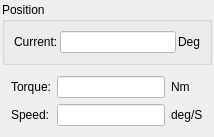
        <widget class="QWidget" name="pageIdle">
         <layout class="QVBoxLayout" name="verticalLayout_3">
          <property name="spacing">
           <number>2</number>
          </property>
          <property name="leftMargin">
           <number>2</number>
          </property>
          <property name="topMargin">
           <number>2</number>
          </property>
          <property name="rightMargin">
           <number>2</number>
          </property>
          <property name="bottomMargin">
           <number>2</number>
          </property>
          <item>
           <widget class="QGroupBox" name="groupBox_4">
            <property name="title">
             <string>Position</string>
            </property>
            <layout class="QVBoxLayout" name="verticalLayout_5">
             <item>
              <widget class="QWidget" name="widget_1" native="true">
               <layout class="QHBoxLayout" name="horizontalLayout_6">
                <property name="spacing">
                 <number>2</number>
                </property>
                <property name="leftMargin">
                 <number>0</number>
                </property>
                <property name="topMargin">
                 <number>0</number>
                </property>
                <property name="rightMargin">
                 <number>0</number>
                </property>
                <property name="bottomMargin">
                 <number>0</number>
                </property>
                <item>
                 <widget class="QLabel" name="label_7">
                  <property name="text">
                   <string>Current:</string>
                  </property>
                 </widget>
                </item>
                <item>
                 <widget class="QLineEdit" name="editIdleCurrentPos">
                  <property name="styleSheet">
                   <string notr="true">background-color: rgb(255, 255, 255);</string>
                  </property>
                  <property name="readOnly">
                   <bool>true</bool>
                  </property>
                 </widget>
                </item>
                <item>
                 <widget class="QLabel" name="label_8">
                  <property name="text">
                   <string>Deg</string>
                  </property>
                 </widget>
                </item>
               </layout>
              </widget>
             </item>
            </layout>
           </widget>
          </item>
          <item>
           <widget class="QWidget" name="widget_2" native="true">
            <layout class="QGridLayout" name="gridLayout">
             <item row="0" column="0">
              <widget class="QLabel" name="label_5">
               <property name="text">
                <string>Torque:</string>
               </property>
              </widget>
             </item>
             <item row="0" column="1">
              <widget class="QLineEdit" name="editIdleTorque">
               <property name="maximumSize">
                <size>
                 <width>16777215</width>
                 <height>16777215</height>
                </size>
               </property>
               <property name="styleSheet">
                <string notr="true">background-color: rgb(255, 255, 255);</string>
               </property>
               <property name="readOnly">
                <bool>true</bool>
               </property>
              </widget>
             </item>
             <item row="0" column="2">
              <widget class="QLabel" name="label_6">
               <property name="text">
                <string>Nm</string>
               </property>
              </widget>
             </item>
             <item row="1" column="0">
              <widget class="QLabel" name="labelSpeed">
               <property name="text">
                <string>Speed:</string>
               </property>
              </widget>
             </item>
             <item row="1" column="1">
              <widget class="QLineEdit" name="editIdleSpeed">
               <property name="maximumSize">
                <size>
                 <width>16777215</width>
                 <height>16777215</height>
                </size>
               </property>
               <property name="styleSheet">
                <string notr="true">background-color: rgb(255, 255, 255);</string>
               </property>
               <property name="readOnly">
                <bool>true</bool>
               </property>
              </widget>
             </item>
             <item row="1" column="2">
              <widget class="QLabel" name="labelSpeed1">
               <property name="text">
                <string>deg/S</string>
               </property>
              </widget>
             </item>
            </layout>
           </widget>
          </item>
         </layout>
        </widget>
